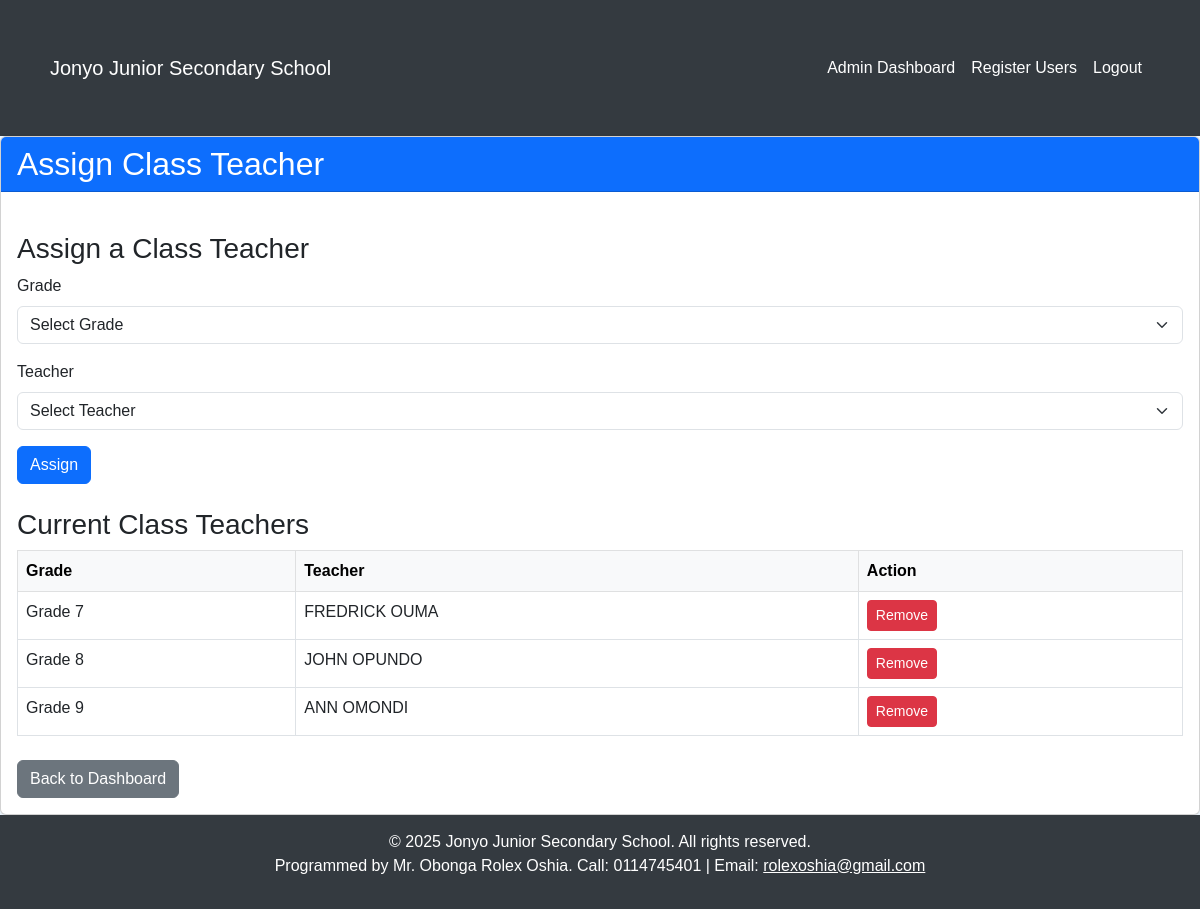
The app's page /assign_class_teacher (signed in) with its own data.
### tables this page shows
CREATE TABLE class_teachers (
        id INTEGER PRIMARY KEY AUTOINCREMENT,
        teacher_id INTEGER,
        grade TEXT,
        FOREIGN KEY(teacher_id) REFERENCES users(id)
    );

CREATE TABLE users (
        id INTEGER PRIMARY KEY AUTOINCREMENT,
        username TEXT UNIQUE,
        password TEXT,
        role TEXT,
        full_name TEXT,
        phone TEXT
    );

### app.py (the view, shortened to what this page needs)
@app.route('/assign_class_teacher', methods=['GET', 'POST'])
def assign_class_teacher():
    if 'role' not in session or session['role'] != 'admin':
        return redirect(url_for('login'))
    conn = sqlite3.connect('jonyo_school.db')
    c = conn.cursor()
    grades = ['Grade 7', 'Grade 8', 'Grade 9']  # Define available grades
    c.execute("SELECT id, full_name FROM users WHERE role='teacher'")
    teachers = c.fetchall()
    c.execute("SELECT ct.teacher_id, u.full_name, ct.grade FROM class_teachers ct JOIN users u ON ct.teacher_id = u.id")
    class_teachers = c.fetchall()  # Match the template variable name
    conn.close()
    return render_template('assign_class_teacher.html', grades=grades, teachers=teachers, class_teachers=class_teachers)

### app.py (called while the page is built, shortened)
@app.context_processor
def inject_tokens():
    delete_token = hashlib.md5(f"{current_user.id if current_user.is_authenticated else 'guest'}{app.config['SECRET_KEY']}{int(time.time())//3600}".encode()).hexdigest()
    return dict(delete_token=delete_token, csrf_token=lambda: session.get('csrf_token', ''))

@login_manager.user_loader
def load_user(user_id):
    try:
        conn = sqlite3.connect('jonyo_school.db')
        c = conn.cursor()
        c.execute("SELECT id, username, role, full_name FROM users WHERE id=?", (user_id,))
        user_data = c.fetchone()
        if user_data:
            session['role'] = user_data[2]
            session['full_name'] = user_data[3]
            conn.close()
            return User(user_data[0], user_data[1], user_data[2], user_data[3])
    except sqlite3.Error as e:
        logging.error(f"Database error in load_user for user_id {user_id}: {str(e)}")
        return None

### templates/assign_class_teacher.html (shortened to what this page needs)
{% extends "base.html" %}
{% block content %}
<div class="card shadow-sm">
    <div class="card-header bg-primary text-white">
        <h2 class="mb-0">Assign Class Teacher</h2>
    </div>
    <div class="card-body">
        <h3 class="mt-4">Assign a Class Teacher</h3>
        <form method="POST">
            <div class="mb-3">
                <label for="grade" class="form-label">Grade</label>
                <select class="form-select" id="grade" name="grade" required>
                    <option value="">Select Grade</option>
                </select>
            </div>
            <div class="mb-3">
                <label for="teacher_id" class="form-label">Teacher</label>
                <select class="form-select" id="teacher_id" name="teacher_id" required>
                    <option value="">Select Teacher</option>
                </select>
            </div>
            <button type="submit" class="btn btn-primary">Assign</button>
        </form>
        <h3 class="mt-4">Current Class Teachers</h3>
        {% if class_teachers %}
            <table class="table table-bordered table-hover">
                <thead class="table-light">
                    <tr>
                        <th>Grade</th>
                        <th>Teacher</th>
                        <th>Action</th>
                    </tr>
                </thead>
                <tbody>
                    {% for ct in class_teachers %}
                        <tr>
                            <td>{{ ct[2] }}</td>
                            <td>{{ ct[1] }}</td>
                            <td>
                                <form method="POST" action="{{ url_for('assign_class_teacher') }}" class="d-inline">
                                    <button type="submit" class="btn btn-danger btn-sm" onclick="return confirm('Are you sure you want to remove this assignment?')">Remove</button>
                                </form>
                            </td>
                        </tr>
                    {% endfor %}
                </tbody>
            </table>
        {% else %}
            <p class="text-center">No class teacher assignments defined.</p>
        {% endif %}
        <div class="mt-4">
            <a href="{{ url_for('admin_dashboard') }}" class="btn btn-secondary">Back to Dashboard</a>
        </div>
    </div>
</div>
{% endblock %}

### templates/base.html (style rules this page uses)
body { background-color: #f0f8ff; font-family: Arial, sans-serif; }

### records on screen
class_teachers: grade "Grade 7", full_name "FREDRICK OUMA"
class_teachers: grade "Grade 8", full_name "JOHN OPUNDO"
class_teachers: grade "Grade 9", full_name "ANN OMONDI"

### other values on screen
{{ current_year|default(2025) }} "2025"
